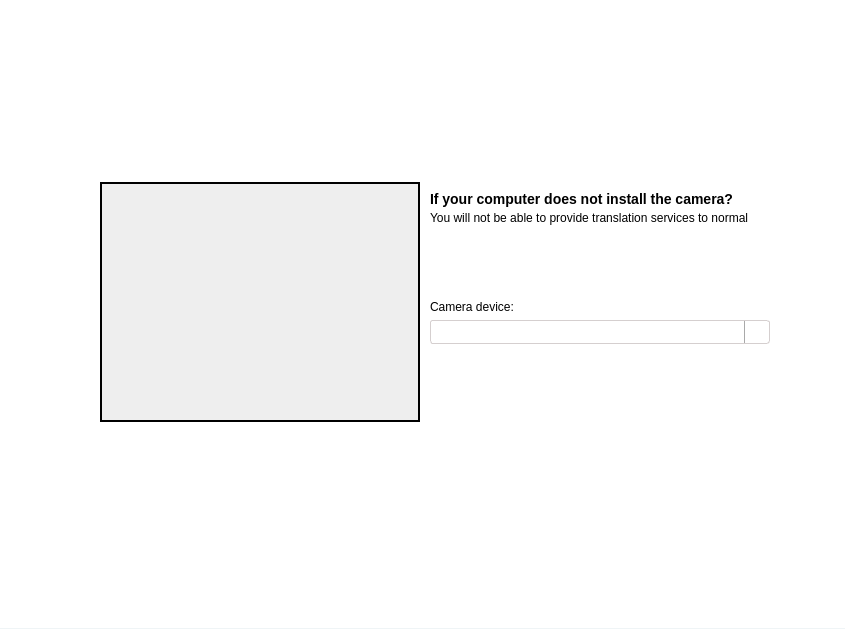
<?xml version="1.0" encoding="UTF-8"?>
<ui version="4.0">
 <class>ns::TestCamera</class>
 <widget class="QWidget" name="ns::TestCamera">
  <property name="geometry">
   <rect>
    <x>0</x>
    <y>0</y>
    <width>845</width>
    <height>629</height>
   </rect>
  </property>
  <property name="windowTitle">
   <string>YesPo Service Client</string>
  </property>
  <property name="styleSheet">
   <string notr="true">* {
	font-family: Verdana, &quot;宋体&quot;, Arial, Sans-serif, Segoe UI, Tahoma;
}

#widgetTestCamera {
	background: #ffffff;
	border-bottom : 1px solid #eff4f6;
}

#widgetTestCamera #widgetCamera {
	border: 4px solid #000000;
	color : #000000;
}

#widgetTestCamera #labelCameraTitle {
	font-size: 14px;
	font-weight: bold;
}


#labelCameraImage {
	background: #EEEEEE;
	color: #FF6600;
	font-size: 15px;
	font-weight: bold;
}

QComboBox {
	border: 1px solid #d5cfcf;
	border-radius: 3px;
	padding: 1px 2px 1px 2px;
}

QComboBox::drop-down {
    subcontrol-origin: padding;
    subcontrol-position: top right;
    width: 24px;
    border-left-width: 1px;
    border-left-color: darkgray;
    border-left-style: solid; /* just a single line */
    border-top-right-radius: 3px; /* same radius as the QComboBox */
    border-bottom-right-radius: 3px;
}
 
QComboBox::down-arrow {
    image: url(:/images/ui/testvoice_down_arrow.png);
}

QComboBox::down-arrow:hover {
    image: url(:/images/ui/testvoice_down_arrow_hover.png);
}

QComboBox::down-arrow:pressed {
    image: url(:/images/ui/testvoice_down_arrow_pressed.png);
}</string>
  </property>
  <layout class="QVBoxLayout" name="verticalLayout">
   <property name="spacing">
    <number>0</number>
   </property>
   <property name="margin">
    <number>0</number>
   </property>
   <item>
    <widget class="QWidget" name="widgetTestCamera" native="true">
     <layout class="QHBoxLayout" name="horizontalLayout">
      <property name="spacing">
       <number>10</number>
      </property>
      <property name="leftMargin">
       <number>34</number>
      </property>
      <property name="topMargin">
       <number>0</number>
      </property>
      <property name="bottomMargin">
       <number>25</number>
      </property>
      <item>
       <spacer name="horizontalSpacer">
        <property name="orientation">
         <enum>Qt::Horizontal</enum>
        </property>
        <property name="sizeHint" stdset="0">
         <size>
          <width>70</width>
          <height>20</height>
         </size>
        </property>
       </spacer>
      </item>
      <item>
       <widget class="QWidget" name="widgetCamera" native="true">
        <property name="minimumSize">
         <size>
          <width>320</width>
          <height>240</height>
         </size>
        </property>
        <property name="maximumSize">
         <size>
          <width>320</width>
          <height>240</height>
         </size>
        </property>
        <layout class="QVBoxLayout" name="verticalLayout_2">
         <property name="spacing">
          <number>0</number>
         </property>
         <property name="margin">
          <number>2</number>
         </property>
         <item>
          <widget class="QLabel" name="labelCameraImage">
           <property name="minimumSize">
            <size>
             <width>316</width>
             <height>236</height>
            </size>
           </property>
           <property name="maximumSize">
            <size>
             <width>316</width>
             <height>236</height>
            </size>
           </property>
           <property name="text">
            <string/>
           </property>
           <property name="alignment">
            <set>Qt::AlignCenter</set>
           </property>
           <property name="wordWrap">
            <bool>true</bool>
           </property>
          </widget>
         </item>
        </layout>
       </widget>
      </item>
      <item>
       <widget class="QWidget" name="widgetCameraDevice" native="true">
        <property name="minimumSize">
         <size>
          <width>340</width>
          <height>240</height>
         </size>
        </property>
        <property name="maximumSize">
         <size>
          <width>340</width>
          <height>240</height>
         </size>
        </property>
        <layout class="QVBoxLayout" name="verticalLayout_5">
         <property name="leftMargin">
          <number>0</number>
         </property>
         <property name="rightMargin">
          <number>0</number>
         </property>
         <item>
          <layout class="QVBoxLayout" name="verticalLayout_4">
           <property name="spacing">
            <number>0</number>
           </property>
           <item>
            <widget class="QLabel" name="labelCameraTitle">
             <property name="minimumSize">
              <size>
               <width>0</width>
               <height>20</height>
              </size>
             </property>
             <property name="maximumSize">
              <size>
               <width>16777215</width>
               <height>20</height>
              </size>
             </property>
             <property name="text">
              <string>If your computer does not install the camera?</string>
             </property>
             <property name="alignment">
              <set>Qt::AlignLeading|Qt::AlignLeft|Qt::AlignTop</set>
             </property>
             <property name="wordWrap">
              <bool>true</bool>
             </property>
            </widget>
           </item>
           <item>
            <widget class="QLabel" name="labelCameraDescription">
             <property name="text">
              <string>You will not be able to provide translation services to normal</string>
             </property>
             <property name="alignment">
              <set>Qt::AlignLeading|Qt::AlignLeft|Qt::AlignTop</set>
             </property>
             <property name="wordWrap">
              <bool>true</bool>
             </property>
            </widget>
           </item>
          </layout>
         </item>
         <item>
          <spacer name="verticalSpacer">
           <property name="orientation">
            <enum>Qt::Vertical</enum>
           </property>
           <property name="sizeHint" stdset="0">
            <size>
             <width>20</width>
             <height>49</height>
            </size>
           </property>
          </spacer>
         </item>
         <item>
          <layout class="QVBoxLayout" name="verticalLayout_3">
           <item>
            <widget class="QLabel" name="labelCameraDeviceTitle">
             <property name="text">
              <string>Camera device:</string>
             </property>
            </widget>
           </item>
           <item>
            <widget class="QComboBox" name="comboBoxCamera">
             <property name="minimumSize">
              <size>
               <width>0</width>
               <height>24</height>
              </size>
             </property>
             <property name="maximumSize">
              <size>
               <width>16777215</width>
               <height>24</height>
              </size>
             </property>
            </widget>
           </item>
          </layout>
         </item>
         <item>
          <spacer name="verticalSpacer_2">
           <property name="orientation">
            <enum>Qt::Vertical</enum>
           </property>
           <property name="sizeHint" stdset="0">
            <size>
             <width>20</width>
             <height>48</height>
            </size>
           </property>
          </spacer>
         </item>
        </layout>
       </widget>
      </item>
      <item>
       <spacer name="horizontalSpacer_2">
        <property name="orientation">
         <enum>Qt::Horizontal</enum>
        </property>
        <property name="sizeHint" stdset="0">
         <size>
          <width>69</width>
          <height>20</height>
         </size>
        </property>
       </spacer>
      </item>
     </layout>
    </widget>
   </item>
  </layout>
 </widget>
 <resources>
  <include location="translator.qrc"/>
 </resources>
 <connections/>
</ui>
